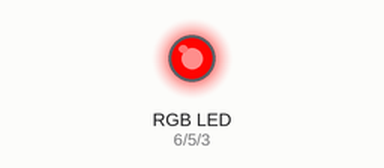
The sketch below on a simulated Arduino Uno, built with avr-gcc and run on an emulated ATmega328P. On the bench: an RGB LED mixed from three pins (HIGH = lit). Dim RGB values are drawn brighter than linear.

Above: at 0.05 s.
At 0.95 s:
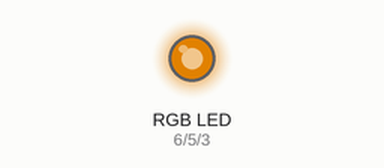
At 1.85 s:
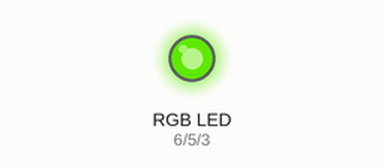
At 3.65 s:
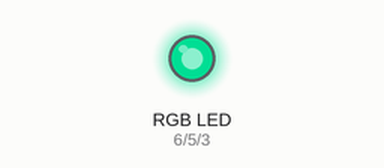
At 5.45 s:
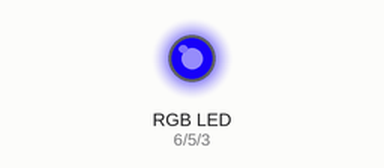
At 7.3 s:
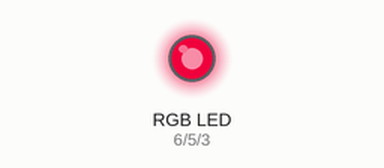
Timing chart, 0 to 10.2 s (numbered marks = the images above):
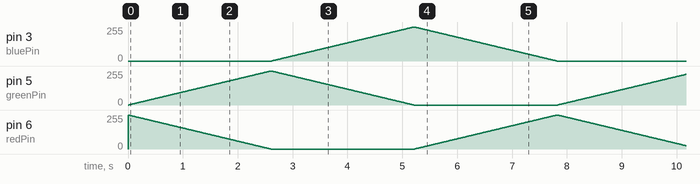

The sketch:

rgb-fade.ino
```cpp
// Module 4 — Eyes and Ears: RGB LED colour fade.
// Common cathode RGB LED: common to GND, each colour through a
// 220 ohm resistor: blue to pin 3, green to pin 5, red to pin 6.
const int redPin = 6;
const int greenPin = 5;
const int bluePin = 3;

void setColor(int r, int g, int b) {
  analogWrite(redPin, r);
  analogWrite(greenPin, g);
  analogWrite(bluePin, b);
}

void fade(int fromR, int fromG, int fromB, int toR, int toG, int toB) {
  for (int i = 0; i <= 255; i++) {
    setColor(map(i, 0, 255, fromR, toR),
             map(i, 0, 255, fromG, toG),
             map(i, 0, 255, fromB, toB));
    delay(10);
  }
}

void setup() {
  pinMode(redPin, OUTPUT);
  pinMode(greenPin, OUTPUT);
  pinMode(bluePin, OUTPUT);
}

void loop() {
  fade(255, 0, 0, 0, 255, 0);    // red -> green
  fade(0, 255, 0, 0, 0, 255);    // green -> blue
  fade(0, 0, 255, 255, 0, 0);    // blue -> red
}
```
